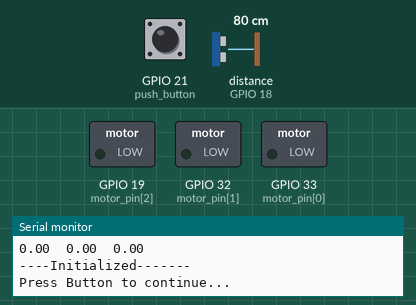
Simulated run of this sketch. Board: ESP32. On the bench: switched loads named in the sketch (green lamp = pin HIGH), the last lines printed to the serial monitor. The inputs (shaded band) are chosen by the test bench; at power-on: GPIO 21 (push_button) HIGH, distance to the obstacle (sensor on GPIO 18) 80 cm. The echo pulse lasts 58.3 µs per cm; pins used as bus, display or sensor lines are not drawn.

Above: at 1.2 s.
1.3 s: GPIO 21 (push_button) pulled LOW for 0.15 s
2.9 s: GPIO 21 (push_button) pulled LOW for 1 s
5.4 s: GPIO 21 (push_button) pulsed LOW 5 times (0.12 s each, 0.3 s apart)
At 7.3 s:
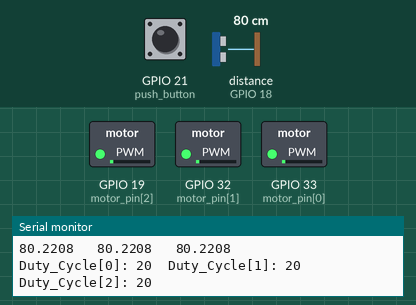
8.4 s: distance to the obstacle (sensor on GPIO 18) set to 2 cm
At 9.7 s:
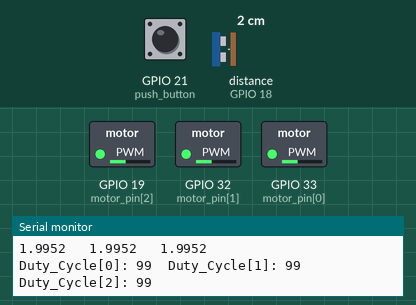
10.0 s: distance to the obstacle (sensor on GPIO 18) set to 120 cm
At 11.2 s:
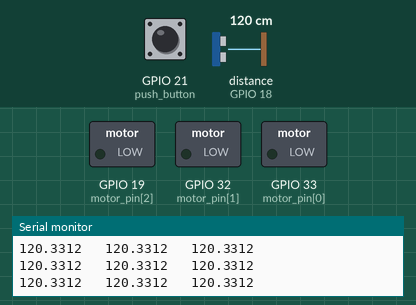
Timing chart, 0 to 12.5 s (numbered marks = the images above; inputs shaded):
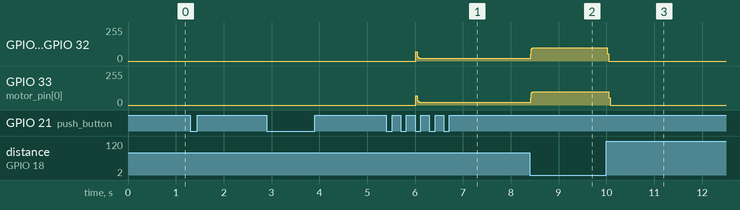

Measured:
- after the input at 5.4 s, GPIO 19 (motor_pin[2]), GPIO 32 (motor_pin[1]), GPIO 33 (motor_pin[0]): 0/255 → 20/255 after 0.62 s
- after the input at 8.4 s, GPIO 19 (motor_pin[2]), GPIO 32 (motor_pin[1]), GPIO 33 (motor_pin[0]): 20/255 → 99/255 at once
- after the input at 10.0 s, GPIO 19 (motor_pin[2]), GPIO 32 (motor_pin[1]): 99/255 → 0/255 at once; GPIO 33 (motor_pin[0]): 99/255 → 0/255 after 0.05 s

The sketch:

Spidey_sense_v1.ino
```cpp
//Set this to 1 if you want to see debug
#define DEBUG 0

//Sensors
#define NUM_Sensors 3
const int trigPin[NUM_Sensors] = {5, 4, 2};
const int echoPin = 18;
const int push_button = 21;

//define sound speed in cm/uS
#define SOUND_SPEED 0.0344
#define CM_TO_INCH 0.393701

//For motor and PWM generation
#define NUM_Motors 3
const int motor_pin[NUM_Motors] = {33, 32, 19};
volatile int PWM_Ch[NUM_Motors];
//#define motor 19
//#define PWM1_Ch    0
#define PWM_Res   8
#define PWM_Freq  5000

//For Motor Vibration
#define detection_threshold 90.0
#define intensity 1.0
#define Duty_factor detection_threshold + 100.0

//Filter coefficients
#define refresh_freq 100.0
#define pi 3.14285714286
#define fs 100.0
#define coeff 2/(1/fs)
#define frequency 20.0
#define cutoff  frequency*2*pi

float a1 =  (coeff - cutoff)/(coeff + cutoff);
float b0 =  cutoff/(coeff+cutoff);
float b1 = cutoff/(coeff+cutoff);
//y[n] = a1*y[n-1] + b0*x[n] + b1*x[n-1]  <-------------- Difference Equation

void setup() {
  int i = 0;
  //initializing the PWM Channels for the motors. No. of channels is based on the the number of motors attached. MAX = 16
  for(i = 0; i < NUM_Motors; i++)
  {
    PWM_Ch[i] = i;
  }

  // Starts the serial communication
  Serial.begin(115200);

  //Setting up all the triger Pins for the ultrasonic sensor
  for(i = 0; i < NUM_Sensors; i++)
  {
    pinMode(trigPin[i], OUTPUT); // Sets the corresponding trigPin for sensor as an Output
  }

  pinMode(echoPin, INPUT); // Sets the sensor echoPin as an Input, here all sensors are having a same echo pin. The cost is that we cannot take readings simultanoeusly.
  pinMode(push_button, INPUT); //Sets the push buton pin as Input

  //Set up PWM for Motor Driver
  //We use a for loop to set up the motor driving channels. The pins are prescpecified in the top of the file.
  for(i  = 0; i < NUM_Motors; i++)
  {
    ledcSetup(PWM_Ch[i], PWM_Freq, PWM_Res);   //First we make a channel for the motor.
    ledcAttachPin(motor_pin[i], PWM_Ch[i]);    //Then we add the pin that drives the motor controller.
  }
}

void loop() {
  // put your main code here, to run repeatedly:
  long time_start, time_stop;
  unsigned duration;
  float distanceCm[NUM_Sensors];
  float y[NUM_Sensors], y_prev[NUM_Sensors], x_prev[NUM_Sensors];
  float y2n = 0.0, y22 = 0.0, x22 = 0.0, yn = 0.0, y1 = 0.0, x1 = 0.0;
  int duty_cycle[NUM_Motors];
  int i = 0;

  char output[100];

  //Initialize the data structures
  Serial.print("\nInitalizing distance array\n");
  initialize(distanceCm, NUM_Sensors);
  //Wait for user to press button
  Serial.print("\nPress Button to continue...\n");
  while(digitalRead(push_button) == LOW);
  while(digitalRead(push_button) == HIGH);
  //Move to next step

  Serial.print("\nInitalizing Y array\n");
  initialize(y, NUM_Sensors);
  //Wait for user to press button
  Serial.print("\nPress Button to continue...\n");
  while(digitalRead(push_button) == LOW);
  while(digitalRead(push_button) == HIGH);
  //Move to next step

  Serial.print("\nInitalizing Y_prev array\n");
  initialize(y_prev, NUM_Sensors);
  //Wait for user to press button
  Serial.print("\nPress Button to continue...\n");
  while(digitalRead(push_button) == LOW);
  while(digitalRead(push_button) == HIGH);
  //Move to next step

  Serial.print("\nInitalizing X_prev array\n");
  initialize(x_prev, NUM_Sensors);
  //Wait for user to press button
  Serial.print("\nPress Button to continue...\n");
  while(digitalRead(push_button) == LOW);
  while(digitalRead(push_button) == HIGH);
  //Move to next step

  Serial.print("\nInitalizing Duty_Cycle array\n");
  initialize_int(duty_cycle, NUM_Motors);
  //Wait for user to press button
  Serial.print("\nPress Button to continue...\n");
  while(digitalRead(push_button) == LOW);
  while(digitalRead(push_button) == HIGH);

  //Main looping loop
  while(1)
  {
    //Take sensor readings and compare if the we need to turn on the motor.
    for(i = 0; i < NUM_Sensors; i++)
    {
      // Clears the trigPin
      digitalWrite(trigPin[i], LOW);
      delayMicroseconds(2);
      // Sets the trigPin on HIGH state for 10 micro seconds
      digitalWrite(trigPin[i], HIGH);
      delayMicroseconds(10);
      digitalWrite(trigPin[i], LOW);

     /* time_start = micros();
      while(!digitalRead(echoPin))
      {
        if((micros() - time_start) > 15000)
        {
          break;
        }
      }
      time_stop = micros();
      duration = time_stop - time_start;
      */
      // Reads the echoPin, returns the sound wave travel time in microseconds. Not very effective :(
      duration = pulseIn(echoPin, HIGH);

      // Calculate the distance
      distanceCm[i] = duration * SOUND_SPEED/2;
      if(distanceCm[i] > 250.00)
      {
        distanceCm[i] = x_prev[i];
      }
      //Calculate Output usign Low Pass filter
      y[i] = a1*y_prev[i] + b0*distanceCm[i] + b1*x_prev[i];

      //Now update the previous values
      y_prev[i] = y[i];
      x_prev[i] = distanceCm[i];
      //Give output for checking. Disabled of DEBUG in the top of the file is not equal to 1.
      if(DEBUG == 1)
      {
        sprintf(output, "\ni = %d, duration = %d, xn = %.4f, x_prev = %.4f, yn = %.4f, y_prev = %.4f\n", i, duration, distanceCm[i], x_prev[i], y[i], y_prev[i]);
        Serial.print(output);
      }
    }

    // now print the distance in the Serial Monitor
    Serial.print("\n");
    for(i = 0; i < NUM_Sensors; i++)
    {
      if(DEBUG == 1)
      {
        sprintf(output, "Sensor[%d]: %.4f\t", i, y[i]);
        Serial.print(output);
      }
      sprintf(output, "%.4f \t", y[i]);
      Serial.print(output);
    }
    Serial.print("\n");

    //Now if Distance is less than the minimum specified in the top, then we start the motor for that corresponding sensor. The intensity increases as
    //Distance becomes smaller and smaller.
    for(i = 0; i < NUM_Sensors; i++)
    {
      if(y[i] <= detection_threshold)
      {
        duty_cycle[i] = 100 - (int)(y[i] * intensity);
        ledcWrite(PWM_Ch[i], duty_cycle[i]);
        sprintf(output, "Duty_Cycle[%i]: %i\t", i, duty_cycle[i]);
        Serial.print(output);
      }
      else
      {
        duty_cycle[i] = 0;
        ledcWrite(PWM_Ch[i], duty_cycle[i]);
      }
    }
    Serial.print("\n");
    delay((1/refresh_freq)*1000);
  }
}

void initialize(float *input, int width)
{
  for(int i = 0; i < width; i++)
  {
    input[i] = 0.0;
    Serial.print(input[i],2);
    Serial.print("\t");
  }

  Serial.print("\n----Initialized-------\n");
  delay(200);
}

void initialize_int(int *input, int width)
{
  for(int i = 0; i < width; i++)
  {
    input[i] = 0.0;
    Serial.print(input[i],2);
    Serial.print("\t");
  }

  Serial.print("\n----Initialized-------\n");
  delay(200);
}
```
